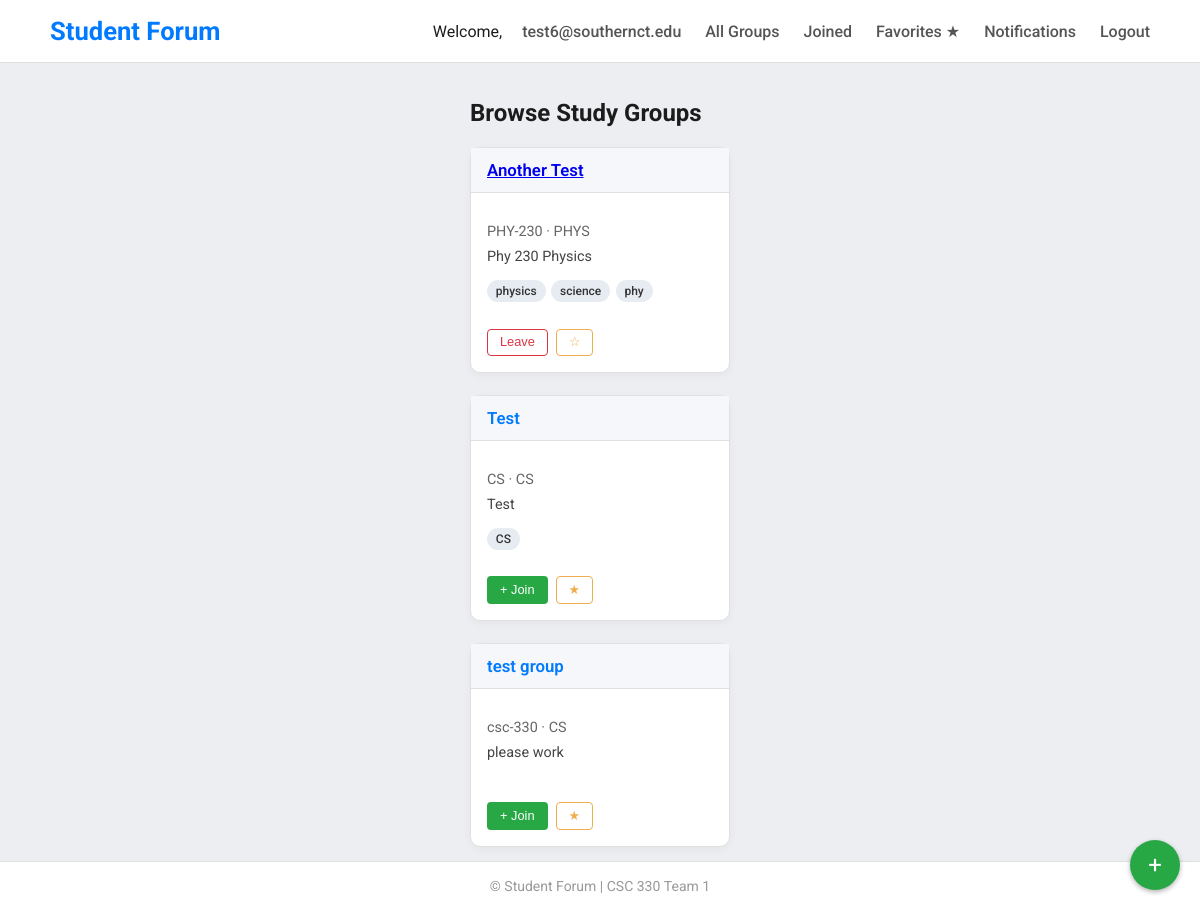
The page /browse (signed in) on the database as committed earlier.
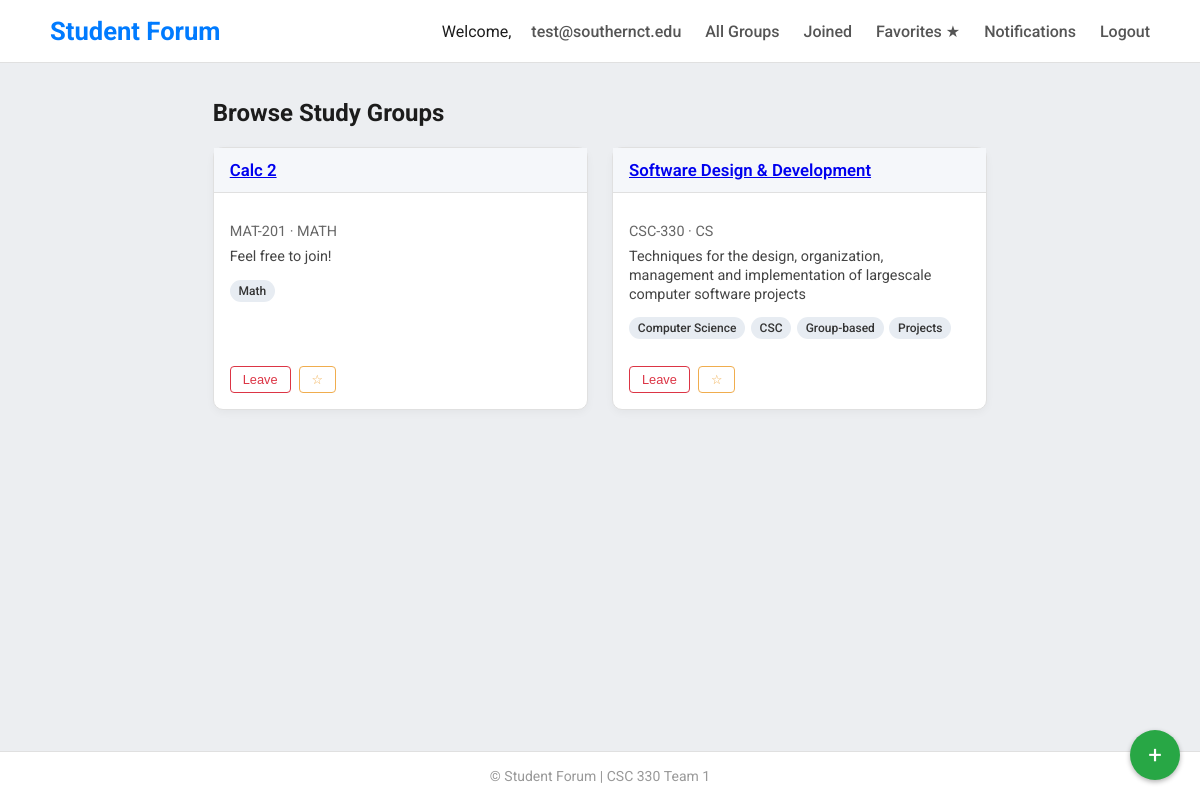
The same page on the database as committed later.
### app/models.py (models this page shows, shortened)
class User(UserMixin, db.Model):
    id = db.Column(db.Integer, primary_key=True)
    email = db.Column(db.String(120), unique=True, nullable=False) #username not required use email
    password = db.Column(db.String(128), nullable=False)
    name = db.Column(db.String(100))
    major = db.Column(db.String(100))
    is_admin = db.Column(db.Boolean, default=False)
    is_verified = db.Column(db.Boolean, default=False)
    owned_groups = db.relationship('StudyGroup', backref='owner', foreign_keys='StudyGroup.op_id')
    posts = db.relationship('Post', backref='author', foreign_keys='Post.user_id')
    joined_groups   = db.relationship("StudyGroup", secondary=group_members,
                                      backref=db.backref("members", lazy="dynamic"))
    favorite_groups = db.relationship("StudyGroup", secondary=favorite_groups,
                                      backref=db.backref("fans",    lazy="dynamic"))

class StudyGroup(db.Model):
    id = db.Column(db.Integer, primary_key=True)
    subject = db.Column(db.String(100), nullable=False)
    course = db.Column(db.String(100), nullable=False)
    description = db.Column(db.Text)
    time = db.Column(db.String(100))
    title = db.Column(db.String(100))
    tags = db.Column(db.String(200))
    op_id = db.Column(db.Integer, db.ForeignKey('user.id'))
    created_at = db.Column(db.DateTime, default=datetime.utcnow)
    threads = db.relationship('Thread', backref='study_group', lazy=True)

### app/routes.py (the view)
@bp.route('/browse')
@login_required
def browse_listings():
    study_groups = StudyGroup.query.order_by(StudyGroup.created_at.desc()).all()
    return render_template('browse_listings.html',
                           study_groups=study_groups)

### app/__init__.py (called while the page is built)
def create_app():
    app = Flask(__name__)
    app.config.from_object(Config)
    db.init_app(app)
    login_manager.init_app(app)
    csrf.init_app(app)
    @app.context_processor
    def inject_csrf_token():
        return dict(csrf_token=generate_csrf)
    from . import routes
    app.register_blueprint(routes.bp)
    from . import admin
    app.register_blueprint(admin.admin_bp)
    @app.context_processor
    def notification_count():
        from flask_login import current_user
        if current_user.is_authenticated:
            from .models import Notification
            count = Notification.query.filter_by(user_id=current_user.id, is_read=False).count()
            return {'notification_count': count}
        return {'notification_count': 0}
    with app.app_context():
        db.create_all()
    return app

### app/models.py (called while the page is built)
@login_manager.user_loader
def load_user(user_id):
    return User.query.get(int(user_id))

### app/templates/browse_listings.html (shortened to what this page needs)
{% extends "base.html" %}
{% block content %}
<h2 class="mb-3">{{ heading or "Browse Study Groups" }}</h2>
<div class="sg-grid">
  {% for g in study_groups %}
    <div class="sg-card">
    <div class="sg-card__header">
      <h5 class="sg-card__title">
        {% if current_user in g.members %}
          <a href="{{ url_for('main.view_group', group_id=g.id) }}">{{ g.title }}</a>
        {% else %}
          {{ g.title }}
        {% endif %}
      </h5>
    </div>
    <div class="sg-card__body">
      <p class="sg-meta mb-2">{{ g.course }} · {{ g.subject }}</p>
      <p class="sg-desc">{{ g.description | truncate(120) }}</p>
      <div class="sg-tags">
        {% for t in (g.tags or "").split(",") if t.strip() %}
          <span class="badge sg-badge">{{ t.strip() }}</span>
        {% endfor %}
      </div>
    </div>
    <div class="sg-card__footer">
      {% if g in current_user.joined_groups %}
        <form action="{{ url_for('main.leave_group', group_id=g.id) }}" method="post">
          <button class="btn btn-outline-danger btn-sm">Leave</button>
        </form>
      {% else %}
        <form action="{{ url_for('main.join_group', group_id=g.id) }}" method="post">
          <button class="btn btn-success btn-sm">+ Join</button>
        </form>
      {% endif %}
      <form action="{{ url_for('main.toggle_favorite', group_id=g.id) }}" method="post">
        <button class="btn btn-outline-warning btn-sm">
          {% if g in current_user.favorite_groups %}★{% else %}☆{% endif %}
        </button>
      </form>
    </div>
  </div>
  {% else %}
    <p>No study groups yet – be the first to
       <a href="{{ url_for('main.post_listing') }}">create one</a>!</p>
  {% endfor %}
</div>
<a href="{{ url_for('main.post_listing') }}" class="create-btn" title="Create Study Group">+</a>
{% endblock %}

### app/templates/base.html (shortened to what this page needs)
<!DOCTYPE html>
<html lang="en">
  <head>
    <link
      rel="stylesheet"
      href="{{ url_for('static', filename='css/style.css') }}"
    />
  </head>
  <body>
    <nav>
      <div class="nav-container">
        <a href="{{ url_for('main.home') }}" class="nav-brand">Student Forum</a>
        <div class="nav-links">
          {% if current_user.is_authenticated %}
          <span class="welcome">
            Welcome,<a href="{{ url_for('main.view_profile') }}"
              >{{ current_user.email }}</a
            >
          </span>
          <a href="{{ url_for('main.browse_listings') }}">All&nbsp;Groups</a>
          <a href="{{ url_for('main.joined_groups') }}">Joined</a>
          <a href="{{ url_for('main.favorite_groups') }}">Favorites&nbsp;★</a>
          <a href="{{ url_for('main.view_notifications') }}">
            Notifications
          </a>
          <a href="{{ url_for('main.logout') }}">Logout</a>
          {% else %}
          <a href="{{ url_for('main.index') }}">Home</a>
          <a href="{{ url_for('main.login') }}">Login</a>
          <a href="{{ url_for('main.register') }}">Register</a>
          {% endif %}
        </div>
      </div>
    </nav>
    <div class="container">
       {% block content %}{% endblock %}
    </div>
    <footer>&copy; {{ current_year }} Student Forum | CSC 330 Team 1</footer>
  </body>
</html>

### app/static/css/style.css (style rules this page uses)
body { font-family: 'Roboto', sans-serif; background-color: #eceef1; color: #1c1c1c; margin: 0; display: flex; flex-direction: column; min-height: 100vh; }
nav { background-color: #fff; padding: 1rem 2rem; border-bottom: 1px solid #e0e0e0; }
.nav-container { display: flex; justify-content: space-between; align-items: center; max-width: 1100px; margin: auto; }
.nav-brand { font-size: 1.6rem; font-weight: 700; color: #007bff; text-decoration: none; }
.nav-links a { margin-left: 1.25rem; text-decoration: none; font-weight: 500; font-size: 1rem; color: #555; transition: color 0.2s; }
.container { flex: 1; max-width: 900px; margin: auto; padding: 1rem; }
.badge { display: inline-block; padding: 0.25rem 0.55rem; font-size: 0.75rem; font-weight: 500; border-radius: 999px; }
.btn { display: inline-block; padding: 0.4rem 0.85rem; font-size: 0.85rem; font-weight: 500; line-height: 1.1; border: 1px solid transparent; border-radius: 4px; cursor: pointer; transition: background-color 0.15s ease, color 0.15s ease, border 0.15s ease; }
.btn-outline-danger { background-color: transparent; color: #dc3545; border-color: #dc3545; }
.btn-outline-warning { background-color: transparent; color: #f0ad4e; border-color: #f0ad4e; }
.mb-2 { margin-bottom: 0.5rem; }
footer { text-align: center; padding: 1rem; font-size: 0.875rem; color: #999; border-top: 1px solid #e0e0e0; background-color: #fff; }
.sg-grid { display: grid; gap: 1.5rem; grid-template-columns: repeat(auto-fill, minmax(260px, 1fr)); }
.sg-card { display: flex; flex-direction: column; height: 100%; border: 1px solid #e0e0e0; border-radius: 10px; background: #fff; box-shadow: 0 3px 8px rgba(0,0,0,0.04); transition: transform 0.18s ease, box-shadow 0.18s ease; }
.sg-card__header { background: #f5f7fa; padding: 0.75rem 1rem; border-bottom: 1px solid #e0e0e0; }
.sg-card__title { margin: 0; font-size: 1.05rem; font-weight: 600; color: #007bff; }
.sg-card__body { padding: 1rem 1rem 0.75rem; flex: 1 1 auto; }
.sg-meta { font-size: 0.9rem; color: #666; }
.sg-desc { font-size: 0.9rem; color: #444; margin: 0.4rem 0 0.8rem; line-height: 1.3; }
.sg-tags { display: flex; flex-wrap: wrap; gap: 0.35rem; }
.sg-badge { background: #e7ecf2; color: #333; }
.sg-card__footer { display: flex; gap: 0.5rem; padding: 0.8rem 1rem 1rem; }
.btn-sm { padding: 0.35rem 0.75rem; font-size: 0.8rem; }
.create-btn { position: fixed; bottom: 20px; right: 20px; width: 50px; height: 50px; border-radius: 50%; background-color: #28a745; color: white; display: flex; align-items: center; justify-content: center; font-size: 24px; text-decoration: none; box-shadow: 0 2px 5px rgba(0,0,0,0.3); z-index: 1000; }

Rows that differ between the two databases and show on the page:
removed StudyGroup: title "Another Test", course "PHY-230", subject "PHYS", description "Phy 230 Physics", strip "physics" "science" "phy", shown under "Browse Study Groups"
removed StudyGroup: title "Test", course "CS", subject "CS", description "Test", strip "CS"
removed StudyGroup: title "test group", course "csc-330", subject "CS", description "please work", shown under "Browse Study Groups"
changed User: email "test6@southernct.edu" → "test@southernct.edu"
added StudyGroup: title "Calc 2", course "MAT-201", subject "MATH", description "Feel free to join!", strip "Math"
added StudyGroup: title "Software Design & Development", course "CSC-330", subject "CS", description "Techniques for the design, organization, management and implementation of largescale computer software projects", strip "Computer Science" "CSC" "Group-based" "Projects", shown under "Browse Study Groups"
